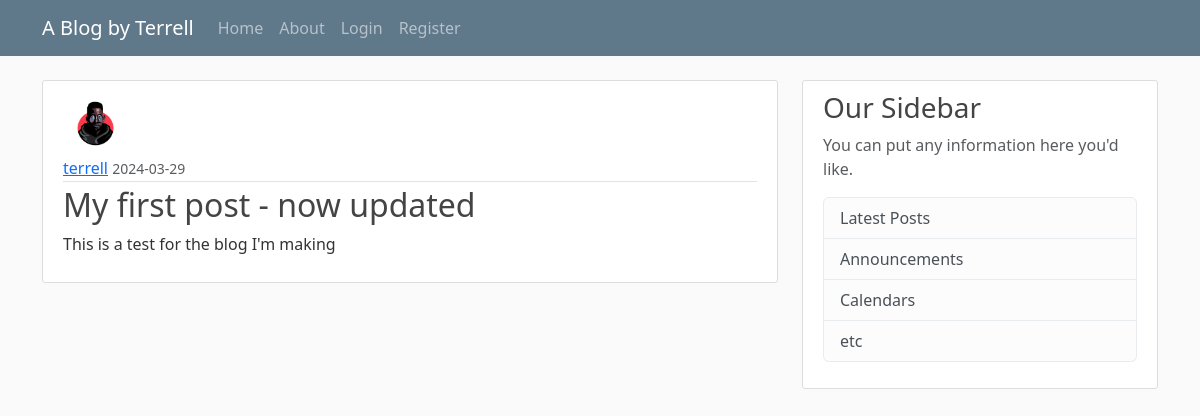
/post/1, run on the app's committed database.
### flaskblog/models.py (models this page shows, shortened)
class User(db.Model, UserMixin): # We create the User class
    id = db.Column(db.Integer, primary_key=True) # primary_key=True means this will be unique to our user
    username = db.Column(db.String(20), unique=True, nullable=False) # nullable = cannot be null, there must be an input. Max characters = 20
    email = db.Column(db.String(120), unique=True, nullable=False)
    image_file = db.Column(db.String(20), nullable=False, default='default.jpg') # Max image hash = 20 characters. Default will be if user doesn't choose a profile pic
    password = db.Column(db.String(60), nullable=False)
    posts = db.relationship('Post', backref='author', lazy=True)

class Post(db.Model): # We create the Post class
    id = db.Column(db.Integer, primary_key=True)
    title = db.Column(db.String(100), nullable=False)
    date_posted = db.Column(db.DateTime, nullable=False, default=datetime.now(timezone.utc))
    content = db.Column(db.Text, nullable=False)
    user_id = db.Column(db.Integer, db.ForeignKey('user.id'), nullable=False) # This is the ID of the user that authored the post

### flaskblog/posts/routes.py (the view)
@posts.route("/post/<int:post_id>")
def post(post_id):
    post = Post.query.get_or_404(post_id) # Grabs specific post form database
    return render_template('post.html', title=post.title, post=post)

### flaskblog/templates/post.html (shortened to what this page needs)
{% extends "layout.html" %}
{% block content %}
    <article class="media content-section">
        <div class="media-body">
          <img class="rounded-circle article-img" src="{{ url_for('static', filename='profile_pics/' + post.author.image_file) }}">
          <div class="article-metadata">
            <a class="mr-2" href="{{ url_for('users.user_posts', username=post.author.username) }}">{{ post.author.username }}</a>
            <small class="text-muted">{{ post.date_posted.strftime('%Y-%m-%d') }}</small>
          </div>
          <h2 class="article-title" href="{{ url_for('posts.post', post_id=post.id) }}">{{ post.title }}</h2>
          <p class="article-content">{{ post.content }}</p>
        </div>
    </article>
{% endblock content %}

### flaskblog/static/main.css (style rules this page uses)
body { background: #fafafa; color: #333333; margin-top: 5rem; }
h1, h2, h3, h4, h5, h6 { color: #444444; }
.content-section { background: #ffffff; padding: 10px 20px; border: 1px solid #dddddd; border-radius: 3px; margin-bottom: 20px; }
.article-title { color: #444444; }
.article-content { white-space: pre-line; }
.article-img { height: 65px; width: 65px; margin-right: 16px; }
.article-metadata { padding-bottom: 1px; margin-bottom: 4px; border-bottom: 1px solid #e3e3e3 }

### data on the page
User: image_file (picture), author.username "terrell"
Post: date_posted "2024-03-29", title "My first post - now updated", content "This is a test for the blog I'm making"
